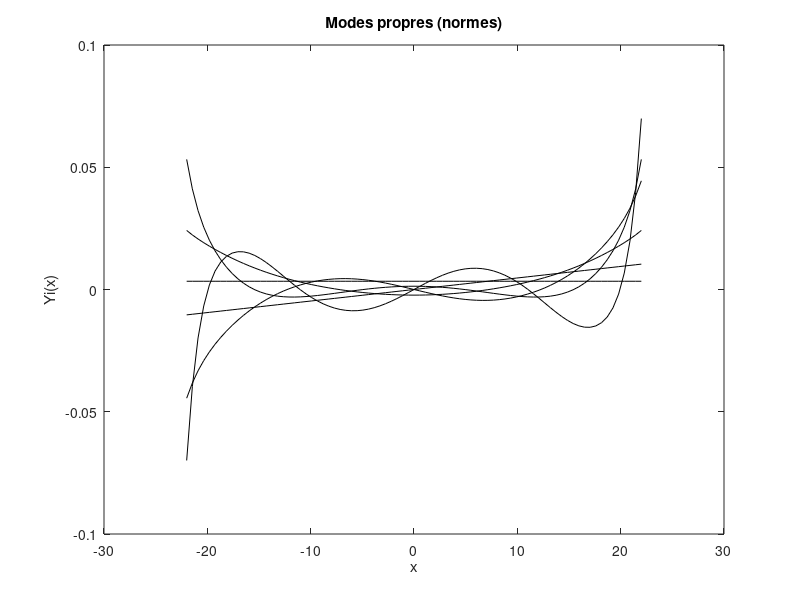

This chart was generated by the following MATLAB code:
x=[-22,...
 -21.45,...
 -20.9,...
 -20.35,...
 -19.8,...
 -19.25,...
 -18.7,...
 -18.15,...
 -17.6,...
 -17.05,...
 -16.5,...
 -15.95,...
 -15.4,...
 -14.85,...
 -14.3,...
 -13.75,...
 -13.2,...
 -12.65,...
 -12.1,...
 -11.55,...
 -11,...
 -10.45,...
 -9.9,...
 -9.35,...
 -8.8,...
 -8.25,...
 -7.7,...
 -7.15,...
 -6.6,...
 -6.05,...
 -5.5,...
 -4.95,...
 -4.4,...
 -3.85,...
 -3.3,...
 -2.75,...
 -2.2,...
 -1.65,...
 -1.1,...
 -0.55,...
 1.59872e-14,...
 0.55,...
 1.1,...
 1.65,...
 2.2,...
 2.75,...
 3.3,...
 3.85,...
 4.4,...
 4.95,...
 5.5,...
 6.05,...
 6.6,...
 7.15,...
 7.7,...
 8.25,...
 8.8,...
 9.35,...
 9.9,...
 10.45,...
 11,...
 11.55,...
 12.1,...
 12.65,...
 13.2,...
 13.75,...
 14.3,...
 14.85,...
 15.4,...
 15.95,...
 16.5,...
 17.05,...
 17.6,...
 18.15,...
 18.7,...
 19.25,...
 19.8,...
 20.35,...
 20.9,...
 21.45,...
 22];

grafic=[[0.00337505,...
 0.00337505,...
 0.00337505,...
 0.00337505,...
 0.00337505,...
 0.00337505,...
 0.00337505,...
 0.00337505,...
 0.00337505,...
 0.00337505,...
 0.00337505,...
 0.00337505,...
 0.00337505,...
 0.00337505,...
 0.00337505,...
 0.00337505,...
 0.00337505,...
 0.00337505,...
 0.00337505,...
 0.00337505,...
 0.00337505,...
 0.00337505,...
 0.00337505,...
 0.00337505,...
 0.00337505,...
 0.00337505,...
 0.00337505,...
 0.00337505,...
 0.00337505,...
 0.00337505,...
 0.00337505,...
 0.00337505,...
 0.00337505,...
 0.00337505,...
 0.00337505,...
 0.00337505,...
 0.00337505,...
 0.00337505,...
 0.00337505,...
 0.00337505,...
 0.00337505,...
 0.00337505,...
 0.00337505,...
 0.00337505,...
 0.00337505,...
 0.00337505,...
 0.00337505,...
 0.00337505,...
 0.00337505,...
 0.00337505,...
 0.00337505,...
 0.00337505,...
 0.00337505,...
 0.00337505,...
 0.00337505,...
 0.00337505,...
 0.00337505,...
 0.00337505,...
 0.00337505,...
 0.00337505,...
 0.00337505,...
 0.00337505,...
 0.00337505,...
 0.00337505,...
 0.00337505,...
 0.00337505,...
 0.00337505,...
 0.00337505,...
 0.00337505,...
 0.00337505,...
 0.00337505,...
 0.00337505,...
 0.00337505,...
 0.00337505,...
 0.00337505,...
 0.00337505,...
 0.00337505,...
 0.00337505,...
 0.00337505,...
 0.00337505,...
 0.00337505];
[-0.010379,...
 -0.0101196,...
 -0.00986009,...
 -0.00960061,...
 -0.00934114,...
 -0.00908166,...
 -0.00882218,...
 -0.00856271,...
 -0.00830323,...
 -0.00804376,...
 -0.00778428,...
 -0.0075248,...
 -0.00726533,...
 -0.00700585,...
 -0.00674638,...
 -0.0064869,...
 -0.00622742,...
 -0.00596795,...
 -0.00570847,...
 -0.005449,...
 -0.00518952,...
 -0.00493004,...
 -0.00467057,...
 -0.00441109,...
 -0.00415162,...
 -0.00389214,...
 -0.00363266,...
 -0.00337319,...
 -0.00311371,...
 -0.00285424,...
 -0.00259476,...
 -0.00233528,...
 -0.00207581,...
 -0.00181633,...
 -0.00155686,...
 -0.00129738,...
 -0.0010379,...
 -0.000778428,...
 -0.000518952,...
 -0.000259476,...
 7.54236e-18,...
 0.000259476,...
 0.000518952,...
 0.000778428,...
 0.0010379,...
 0.00129738,...
 0.00155686,...
 0.00181633,...
 0.00207581,...
 0.00233528,...
 0.00259476,...
 0.00285424,...
 0.00311371,...
 0.00337319,...
 0.00363266,...
 0.00389214,...
 0.00415162,...
 0.00441109,...
 0.00467057,...
 0.00493004,...
 0.00518952,...
 0.005449,...
 0.00570847,...
 0.00596795,...
 0.00622742,...
 0.0064869,...
 0.00674638,...
 0.00700585,...
 0.00726533,...
 0.0075248,...
 0.00778428,...
 0.00804376,...
 0.00830323,...
 0.00856271,...
 0.00882218,...
 0.00908166,...
 0.00934114,...
 0.00960061,...
 0.00986009,...
 0.0101196,...
 0.010379];
[0.0241589,...
 0.0223157,...
 0.0206623,...
 0.0191443,...
 0.0177276,...
 0.0163921,...
 0.015126,...
 0.0139228,...
 0.0127789,...
 0.0116922,...
 0.0106611,...
 0.00968442,...
 0.00876053,...
 0.00788775,...
 0.00706418,...
 0.00628776,...
 0.00555635,...
 0.00486776,...
 0.00421986,...
 0.00361061,...
 0.00303808,...
 0.00250048,...
 0.00199618,...
 0.00152374,...
 0.00108186,...
 0.000669431,...
 0.000285521,...
 -7.06475e-05,...
 -0.000399693,...
 -0.000702083,...
 -0.000978151,...
 -0.00122811,...
 -0.00145206,...
 -0.00165002,...
 -0.00182195,...
 -0.00196775,...
 -0.00208728,...
 -0.00218043,...
 -0.00224706,...
 -0.00228708,...
 -0.00230043,...
 -0.00228708,...
 -0.00224706,...
 -0.00218043,...
 -0.00208728,...
 -0.00196775,...
 -0.00182195,...
 -0.00165002,...
 -0.00145206,...
 -0.00122811,...
 -0.000978151,...
 -0.000702083,...
 -0.000399693,...
 -7.06475e-05,...
 0.000285521,...
 0.000669431,...
 0.00108186,...
 0.00152374,...
 0.00199618,...
 0.00250048,...
 0.00303808,...
 0.00361061,...
 0.00421986,...
 0.00486776,...
 0.00555635,...
 0.00628776,...
 0.00706418,...
 0.00788775,...
 0.00876053,...
 0.00968442,...
 0.0106611,...
 0.0116922,...
 0.0127789,...
 0.0139228,...
 0.015126,...
 0.0163921,...
 0.0177276,...
 0.0191443,...
 0.0206623,...
 0.0223157,...
 0.0241589];
[-0.0444556,...
 -0.0382483,...
 -0.0332425,...
 -0.0290774,...
 -0.0255086,...
 -0.0223737,...
 -0.0195666,...
 -0.0170191,...
 -0.0146876,...
 -0.012544,...
 -0.0105698,...
 -0.00875184,...
 -0.00708022,...
 -0.00554653,...
 -0.0041434,...
 -0.00286413,...
 -0.00170259,...
 -0.000653287,...
 0.000288602,...
 0.0011272,...
 0.00186594,...
 0.00250766,...
 0.00305468,...
 0.00350897,...
 0.00387232,...
 0.00414649,...
 0.00433341,...
 0.00443528,...
 0.00445474,...
 0.00439496,...
 0.00425966,...
 0.00405323,...
 0.00378066,...
 0.00344755,...
 0.00306011,...
 0.00262507,...
 0.00214961,...
 0.00164135,...
 0.00110819,...
 0.000558297,...
 -1.62692e-17,...
 -0.000558297,...
 -0.00110819,...
 -0.00164135,...
 -0.00214961,...
 -0.00262507,...
 -0.00306011,...
 -0.00344755,...
 -0.00378066,...
 -0.00405323,...
 -0.00425966,...
 -0.00439496,...
 -0.00445474,...
 -0.00443528,...
 -0.00433341,...
 -0.00414649,...
 -0.00387232,...
 -0.00350897,...
 -0.00305468,...
 -0.00250766,...
 -0.00186594,...
 -0.0011272,...
 -0.000288602,...
 0.000653287,...
 0.00170259,...
 0.00286413,...
 0.0041434,...
 0.00554653,...
 0.00708022,...
 0.00875184,...
 0.0105698,...
 0.012544,...
 0.0146876,...
 0.0170191,...
 0.0195666,...
 0.0223737,...
 0.0255086,...
 0.0290774,...
 0.0332425,...
 0.0382483,...
 0.0444556];
[0.0532157,...
 0.0411588,...
 0.0322736,...
 0.0254966,...
 0.0201466,...
 0.0157959,...
 0.0121804,...
 0.00913792,...
 0.0065669,...
 0.00440063,...
 0.00259098,...
 0.0010992,...
 -0.000108978,...
 -0.00106548,...
 -0.00180064,...
 -0.00234311,...
 -0.00271957,...
 -0.00295441,...
 -0.00306955,...
 -0.00308439,...
 -0.00301597,...
 -0.00287915,...
 -0.00268697,...
 -0.00245088,...
 -0.0021811,...
 -0.00188681,...
 -0.00157633,...
 -0.00125727,...
 -0.000936617,...
 -0.000620701,...
 -0.000315262,...
 -2.54091e-05,...
 0.000244381,...
 0.000490267,...
 0.000709027,...
 0.000898033,...
 0.0010552,...
 0.00117894,...
 0.0012681,...
 0.00132189,...
 0.00133987,...
 0.00132189,...
 0.0012681,...
 0.00117894,...
 0.0010552,...
 0.000898033,...
 0.000709027,...
 0.000490267,...
 0.000244381,...
 -2.54091e-05,...
 -0.000315262,...
 -0.000620701,...
 -0.000936617,...
 -0.00125727,...
 -0.00157633,...
 -0.00188681,...
 -0.0021811,...
 -0.00245088,...
 -0.00268697,...
 -0.00287915,...
 -0.00301597,...
 -0.00308439,...
 -0.00306955,...
 -0.00295441,...
 -0.00271957,...
 -0.00234311,...
 -0.00180064,...
 -0.00106548,...
 -0.000108978,...
 0.0010992,...
 0.00259098,...
 0.00440063,...
 0.0065669,...
 0.00913792,...
 0.0121804,...
 0.0157959,...
 0.0201466,...
 0.0254966,...
 0.0322736,...
 0.0411588,...
 0.0532157];
[-0.0699177,...
 -0.0397255,...
 -0.0198341,...
 -0.00674303,...
 0.00187943,...
 0.00755321,...
 0.0112477,...
 0.0135693,...
 0.0148937,...
 0.0154558,...
 0.0154087,...
 0.0148618,...
 0.0139028,...
 0.0126095,...
 0.0110552,...
 0.00931065,...
 0.00744298,...
 0.00551488,...
 0.00358296,...
 0.0016968,...
 -0.000101607,...
 -0.0017779,...
 -0.00330496,...
 -0.00466216,...
 -0.00583458,...
 -0.006812,...
 -0.00758813,...
 -0.0081599,...
 -0.0085269,...
 -0.00869112,...
 -0.00865674,...
 -0.00843016,...
 -0.00802009,...
 -0.00743767,...
 -0.00669659,...
 -0.00581315,...
 -0.00480625,...
 -0.00369721,...
 -0.00250948,...
 -0.00126827,...
 3.69973e-17,...
 0.00126827,...
 0.00250948,...
 0.00369721,...
 0.00480625,...
 0.00581315,...
 0.00669659,...
 0.00743767,...
 0.00802009,...
 0.00843016,...
 0.00865674,...
 0.00869112,...
 0.0085269,...
 0.0081599,...
 0.00758813,...
 0.006812,...
 0.00583458,...
 0.00466216,...
 0.00330496,...
 0.0017779,...
 0.000101607,...
 -0.0016968,...
 -0.00358296,...
 -0.00551488,...
 -0.00744298,...
 -0.00931065,...
 -0.0110552,...
 -0.0126095,...
 -0.0139028,...
 -0.0148618,...
 -0.0154087,...
 -0.0154558,...
 -0.0148937,...
 -0.0135693,...
 -0.0112477,...
 -0.00755321,...
 -0.00187943,...
 0.00674303,...
 0.0198341,...
 0.0397255,...
 0.0699177];
];

yo=[0.00337505,...
 0,...
 -0.00230043,...
 0,...
 0.00133987,...
 0,...
 -0.000624328];

np=80;
np2=40;
NPERIOD=2;
T=1;
F0=150000;
NMOD=5;

grafic=grafic'; x=x';
figure;
v=[-22,22,-0.04,0.04]; axis(v);
plot(x,grafic,'k');
title('Modes propres (normes)');
xlabel('x');
ylabel('Yi(x)');
